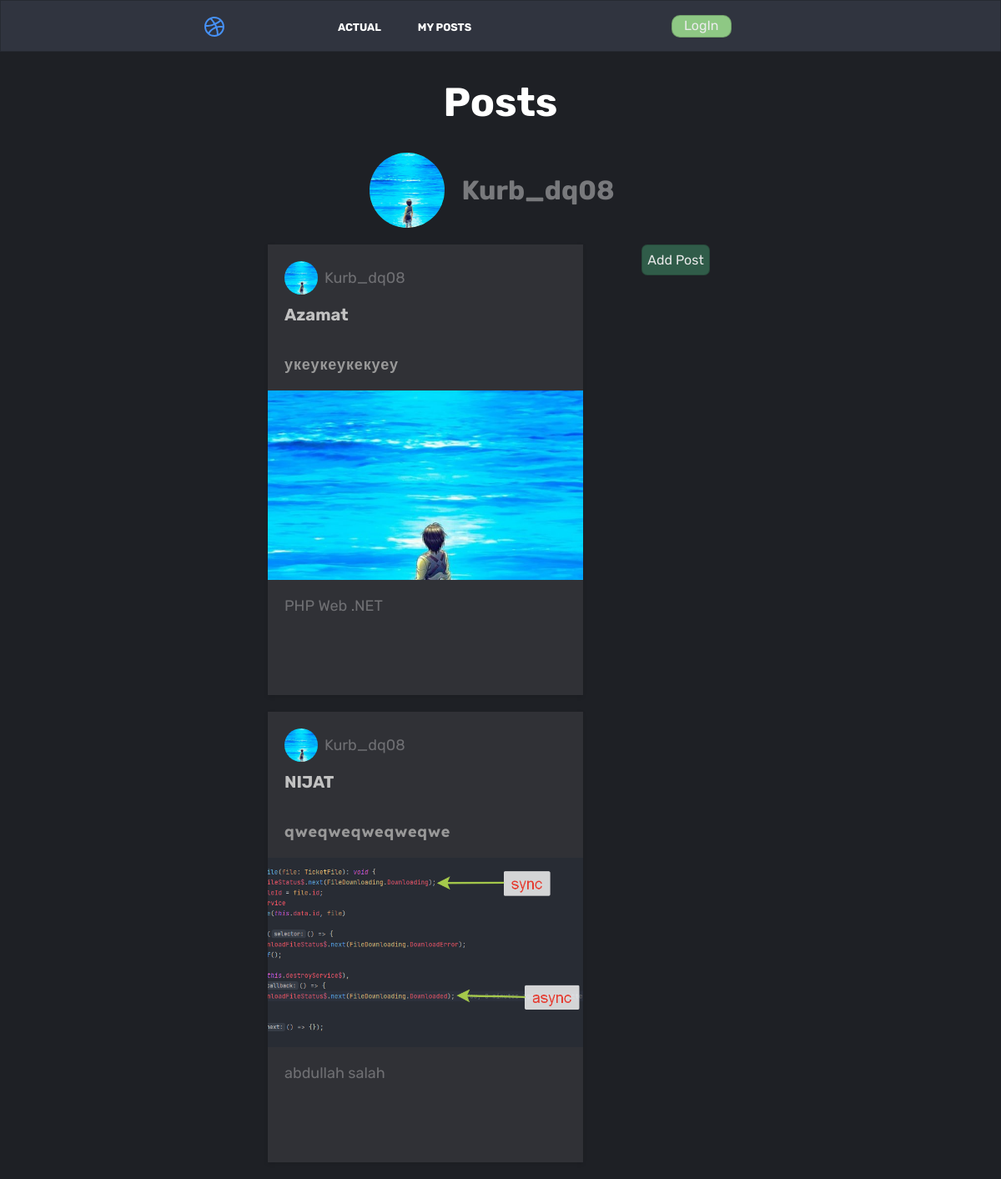
Screenshot of /?page=userposts&user=Kurb_dq08 with the database file from the repository.
### tables this page shows
CREATE TABLE `user` (
  `id` int(11) NOT NULL AUTO_INCREMENT,
  `username` varchar(32) NOT NULL,
  `email` varchar(32) NOT NULL,
  `password` varchar(32) NOT NULL,
  `userimg` varchar(128) NOT NULL,
  PRIMARY KEY (`id`)
);

CREATE TABLE `post` (
  `id` int(11) NOT NULL AUTO_INCREMENT,
  `userid` int(11) NOT NULL,
  `title` varchar(64) NOT NULL,
  `content` text NOT NULL,
  `image` varchar(128) NOT NULL,
  PRIMARY KEY (`id`),
  KEY `userid` (`userid`),
  CONSTRAINT `post_ibfk_1` FOREIGN KEY (`userid`) REFERENCES `user` (`id`) ON DELETE CASCADE ON UPDATE NO ACTION
);

CREATE TABLE `category` (
  `id` int(11) NOT NULL AUTO_INCREMENT,
  `name` varchar(32) NOT NULL,
  PRIMARY KEY (`id`)
);

### index.php (called while the page is built, shortened)
<?php
    $page = isset($_GET['page']) ? $_GET['page'] : 'main';
    switch($page)
    {
        case "userposts": $page='user/'.$page;break;
    }
    include "pages/layout/header.php";
    include 'pages/'.$page.'.php';
?>

### pages/layout/card.php (the view)
<div class="item-1">
    <div  class="card">
        <article>
            <div class="user_profile">
                <img src="resources/img/<?=$username['userimg']?>">
                <div class="name">
                    <?php
                     if(isset( $_SESSION['username']) && $username['username'] !=  $_SESSION['username']):?>
                        <a href="?page=userposts&user=<?=$username['username']?>"><?=$username['username']?></a>
                    <?php else:?>
                        <a href="?page=account&user=<?=$username['username']?>"><?=$username['username']?></a>
                    <?php endif?>
                </div>
            </div>
            <h1><?=$row['title']?></h1>
            <span><?=$row['content']?></span>
        </article>
        <div class="thumb" style="background-image: url(resources/img/<?=$row['image']?>);"></div>
        <article>
            <div class="tags">
                <?php while($row_tag = mysqli_fetch_assoc($result_categoryid)):?>
                    <a href="?page=tag&tag=<?=$row_tag['name']?>"><?=$row_tag['name']. "&nbsp;"?></a>
                <?php endwhile?>
            </div>
        </article>
        <div class="card-footer">
            <a href="?page=story&id=<?=$row['id']?>" class="card-comments">
                <span class="comment-icon"><i class="gg-comment"></i></span>
            </a>
        </div>
    </div>
</div>

### pages/layout/header.php (shortened to what this page needs)
<!DOCTYPE html>
<html lang="en">
<head>
    <link rel="stylesheet" href="resources/style/header-style/header-style.css">
    <link rel="stylesheet" href="resources/style/style.css">
    <link rel="stylesheet" href="resources/style/login-style/style.css">
    <link rel="stylesheet" href="resources/style/main-style/main.css">
    <link rel="stylesheet" href="resources/style/account-style/account.css">
    <link rel="stylesheet" href="resources/style/add-style/add-style.css">
    <link rel="stylesheet" href="resources/style/comment-style/comment.css">
</head>
<body>
    <div class="app">
        <header>
            <div class="main-header">
                <div class="header_logo">
                    <a href="?page=main">
                    </a>
                </div>
                <ul class="menu">
                    <li><a id="navbar-button" href="?page=main">Actual</a></li>
                    <li><a id="navbar-button" href="?page=account">My Posts</a></li>
                </ul>
                <div class="header_right-menu">
                    <?php if(isset($_SESSION['username'])) :?>
                        <p><?=$_SESSION['username']?></p>
                        <a class="logout" href="?action=logout"><span>Log out</span></a>
                    <?php else : ?>
                        <a class="login" href="?action=logIn"> LogIn</a>
                    <?php endif?>
                </div>
            </div>
        </header>

### pages/user/userposts.php
<?php
$username_Session=isset($_GET['user']) ? $_GET['user'] :'' ;
$sql_user = "SELECT `user`.`username`,`user`.`id`,`user`.`email`,`user`.`userimg` FROM `user` WHERE `username`='$username_Session'";
$result_user = mysqli_query($conn, $sql_user);
$username=mysqli_fetch_assoc($result_user);
$sql = "SELECT * FROM `post` WHERE `userid`='".$username['id']."'";
$result = mysqli_query($conn, $sql);
?>
<div class="about">
<form method="POST" name="add"  action="account.php" enctype="multipart/form-data">
    <h1>Posts</h1>
    <div class="profile">
        <label class="custom-file-upload-user"><img class="custom-file-upload-user" src="resources/img/<?=$username['userimg']?>"></img></label>
        <h1 class="username"><?=$username['username']?></h1>
    </div>
    </form>
</div>
<div class="container">
    <div class="sub-container">
        <div class="main-content">
            <div class="post">
                <?php while($row = mysqli_fetch_assoc($result) ):
                    $postid=$row['id'];
                    $sql_categoryid = "SELECT `category`.`name` FROM `post_category`
                    JOIN `post` ON `post_category`.`postid`=`post`.`id`
                    JOIN `category` ON `post_category`.`categoryid`=`category`.`id` WHERE `post`.`id`='$postid'";
                    $result_categoryid = mysqli_query($conn, $sql_categoryid);
                    ?>
                    <?php include('pages/layout/card.php')?>
                <?php endwhile?>
            </div>
        </div>
        <aside class="right-aside">
            <div class="add-post">
                <a class="add" href="?page=add">Add Post</a>
            </div>
        </aside>
    </div>
</div>
</div>
</body>
</html>

### resources/style/header-style/header-style.css (style rules this page uses)
html, body { margin: 0; padding: 0; background-color: #1e2025; }
.app { width: 100%; height: 100%; display: -webkit-box; display: -ms-flexbox; display: flex; -webkit-box-orient: vertical; -webkit-box-direction: normal; -ms-flex-direction: column; flex-direction: column; -webkit-box-align: center; -ms-flex-align: center; align-items: center; position: absolute; top: 0; bottom: 0; left: 0; right: 0; margin: auto; }
.app header { display: -webkit-box; display: -ms-flexbox; display: flex; -webkit-box-pack: center; -ms-flex-pack: center; justify-content: center; width: 99.8%; left: 0; z-index: 1000; top: 0; position: relative; overflow: hidden; color: #FFF; border: 1px solid rgba(0, 0, 0, 0.2); background-color: #30343f; min-height: 60px; }
.app header .main-header { width: 60%; display: -webkit-box; display: -ms-flexbox; display: flex; -webkit-box-align: center; -ms-flex-align: center; align-items: center; -webkit-box-pack: justify; -ms-flex-pack: justify; justify-content: space-between; }
.app header .main-header .menu { width: 33%; margin: 0; padding: 0; display: -webkit-box; display: -ms-flexbox; display: flex; -webkit-box-pack: center; -ms-flex-pack: center; justify-content: center; overflow: hidden; color: #ffffff; font-family: 'Rubik', sans-serif; }
.app header .main-header .menu li { height: 40px; line-height: 43px; margin: 0; padding: 0 22px; display: -webkit-box; display: -ms-flexbox; display: flex; font-size: 0.8em; text-transform: uppercase; font-weight: bold; color: #FFF; }
.app header .main-header .menu li a { text-decoration: none; color: #FFF; }
.app header .main-header .header_logo { width: 33%; height: 30px; z-index: 100; color: #ffffff; text-decoration: none; text-transform: capitalize; font-family: 'Poppins', sans-serif; letter-spacing: 1px; font-size: 1rem; text-transform: uppercase; }
.app header .main-header .header_logo .svg-icon { width: 2em; height: 2em; }
@media (max-width: 1500px) { .app header .main-header .header_logo { width: 1%; } }
.app header .main-header .header_right-menu { margin: 0; padding: 0s; width: 33%; display: -webkit-box; display: -ms-flexbox; display: flex; -webkit-box-pack: center; -ms-flex-pack: center; justify-content: center; -webkit-box-align: center; -ms-flex-align: center; align-items: center; text-align: center; overflow: hidden; }
.app header .main-header .header_right-menu a { display: -webkit-box; display: -ms-flexbox; display: flex; -webkit-box-align: center; -ms-flex-align: center; align-items: center; -webkit-box-pack: center; -ms-flex-pack: center; justify-content: center; text-align: center; line-height: 28px; font-family: 'Rubik', sans-serif; color: #ffffff; text-decoration: none; width: 70px; height: 25px; border-radius: 10px; border: 1px solid rgba(0, 0, 0, 0.2); opacity: 0.9; -webkit-transition: 0.5s; transition: 0.5s; cursor: pointer; }
.app header .main-header .header_right-menu .login { background-color: #99d98c; }
@media (max-width: 1500px) { .header_right-menu { overflow: hidden; } }

### resources/style/account-style/account.css (style rules this page uses)
span { text-align: left; font-family: 'Lexend Deca', sans-serif; font-weight: 500; }

### resources/style/add-style/add-style.css (style rules this page uses)
.container { width: 100%; }

### rows the page displays
user: userimg (picture), username "Kurb_dq08"
post: userid.userimg (picture), userid.username "Kurb_dq08", title "Azamat", content "укеукеукекуеу", image (picture)
category: name "PHP"
category: name "Web"
category: name ".NET"
post: userid.userimg (picture), userid.username "Kurb_dq08", title "NIJAT", content "qweqweqweqweqwe", image (picture)
category: name "abdullah"
category: name "salah"
